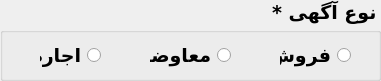
     <widget class="QGroupBox" name="groupBox_2">
      <property name="geometry">
       <rect>
        <x>350</x>
        <y>220</y>
        <width>381</width>
        <height>81</height>
       </rect>
      </property>
      <property name="font">
       <font>
        <family>B Titr</family>
        <pointsize>14</pointsize>
        <weight>75</weight>
        <bold>true</bold>
       </font>
      </property>
      <property name="layoutDirection">
       <enum>Qt::RightToLeft</enum>
      </property>
      <property name="title">
       <string>* نوع آگهی</string>
      </property>
      <widget class="QRadioButton" name="radioButton_type_sell">
       <property name="geometry">
        <rect>
         <x>280</x>
         <y>40</y>
         <width>71</width>
         <height>31</height>
        </rect>
       </property>
       <property name="font">
        <font>
         <family>B Nazanin</family>
         <pointsize>14</pointsize>
         <weight>75</weight>
         <bold>true</bold>
        </font>
       </property>
       <property name="cursor">
        <cursorShape>PointingHandCursor</cursorShape>
       </property>
       <property name="toolTip">
        <string>&lt;html&gt;&lt;head/&gt;&lt;body&gt;&lt;p align=&quot;right&quot;&gt;&lt;span style=&quot; font-size:12pt; font-weight:600;&quot;&gt;آگهی فروش&lt;/span&gt;&lt;/p&gt;&lt;/body&gt;&lt;/html&gt;</string>
       </property>
       <property name="statusTip">
        <string/>
       </property>
       <property name="layoutDirection">
        <enum>Qt::RightToLeft</enum>
       </property>
       <property name="text">
        <string>فروش</string>
       </property>
      </widget>
      <widget class="QRadioButton" name="radioButton_type_exchange">
       <property name="geometry">
        <rect>
         <x>150</x>
         <y>40</y>
         <width>81</width>
         <height>31</height>
        </rect>
       </property>
       <property name="font">
        <font>
         <family>B Nazanin</family>
         <pointsize>14</pointsize>
         <weight>75</weight>
         <bold>true</bold>
        </font>
       </property>
       <property name="cursor">
        <cursorShape>PointingHandCursor</cursorShape>
       </property>
       <property name="toolTip">
        <string>&lt;html&gt;&lt;head/&gt;&lt;body&gt;&lt;p align=&quot;right&quot;&gt;&lt;span style=&quot; font-size:12pt; font-weight:600;&quot;&gt;آگهی معاوضه&lt;/span&gt;&lt;/p&gt;&lt;/body&gt;&lt;/html&gt;</string>
       </property>
       <property name="statusTip">
        <string/>
       </property>
       <property name="layoutDirection">
        <enum>Qt::RightToLeft</enum>
       </property>
       <property name="text">
        <string>معاوضه</string>
       </property>
      </widget>
      <widget class="QRadioButton" name="radioButton_type_rent">
       <property name="geometry">
        <rect>
         <x>40</x>
         <y>40</y>
         <width>61</width>
         <height>31</height>
        </rect>
       </property>
       <property name="font">
        <font>
         <family>B Nazanin</family>
         <pointsize>14</pointsize>
         <weight>75</weight>
         <bold>true</bold>
        </font>
       </property>
       <property name="cursor">
        <cursorShape>PointingHandCursor</cursorShape>
       </property>
       <property name="toolTip">
        <string>&lt;html&gt;&lt;head/&gt;&lt;body&gt;&lt;p align=&quot;right&quot;&gt;&lt;span style=&quot; font-size:12pt; font-weight:600;&quot;&gt;آگهی اجاره&lt;/span&gt;&lt;/p&gt;&lt;/body&gt;&lt;/html&gt;</string>
       </property>
       <property name="statusTip">
        <string/>
       </property>
       <property name="layoutDirection">
        <enum>Qt::RightToLeft</enum>
       </property>
       <property name="text">
        <string>اجاره</string>
       </property>
      </widget>
     </widget>
